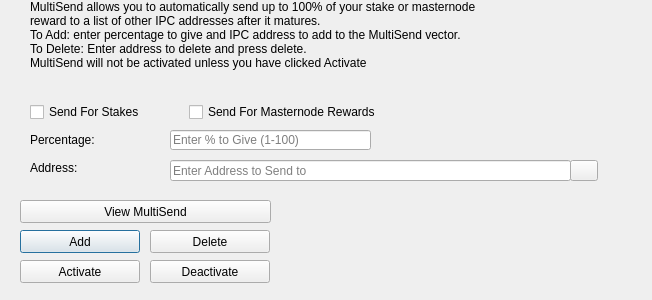
<?xml version="1.0" encoding="UTF-8"?>
<ui version="4.0">
 <class>MultiSendDialog</class>
 <widget class="QDialog" name="MultiSendDialog">
  <property name="windowModality">
   <enum>Qt::NonModal</enum>
  </property>
  <property name="geometry">
   <rect>
    <x>0</x>
    <y>0</y>
    <width>652</width>
    <height>300</height>
   </rect>
  </property>
  <property name="windowTitle">
   <string>MultiSend</string>
  </property>
  <widget class="QLineEdit" name="multiSendPercentEdit">
   <property name="geometry">
    <rect>
     <x>170</x>
     <y>130</y>
     <width>201</width>
     <height>20</height>
    </rect>
   </property>
   <property name="toolTip">
    <string>Enter whole numbers 1 - 100</string>
   </property>
   <property name="placeholderText">
    <string>Enter % to Give (1-100)</string>
   </property>
  </widget>
  <widget class="QLineEdit" name="multiSendAddressEdit">
   <property name="geometry">
    <rect>
     <x>170</x>
     <y>160</y>
     <width>401</width>
     <height>21</height>
    </rect>
   </property>
   <property name="toolTip">
    <string/>
   </property>
   <property name="placeholderText">
    <string>Enter Address to Send to</string>
   </property>
  </widget>
  <widget class="QLabel" name="label_2">
   <property name="geometry">
    <rect>
     <x>30</x>
     <y>0</y>
     <width>451</width>
     <height>121</height>
    </rect>
   </property>
   <property name="lineWidth">
    <number>1</number>
   </property>
   <property name="text">
    <string>MultiSend allows you to automatically send up to 100% of your stake or masternode reward to a list of other IPC addresses after it matures.
To Add: enter percentage to give and IPC address to add to the MultiSend vector.
To Delete: Enter address to delete and press delete.
MultiSend will not be activated unless you have clicked Activate</string>
   </property>
   <property name="alignment">
    <set>Qt::AlignLeading|Qt::AlignLeft|Qt::AlignTop</set>
   </property>
   <property name="wordWrap">
    <bool>true</bool>
   </property>
  </widget>
  <widget class="QLabel" name="message">
   <property name="geometry">
    <rect>
     <x>290</x>
     <y>200</y>
     <width>351</width>
     <height>91</height>
    </rect>
   </property>
   <property name="text">
    <string/>
   </property>
  </widget>
  <widget class="QPushButton" name="addButton">
   <property name="geometry">
    <rect>
     <x>20</x>
     <y>230</y>
     <width>120</width>
     <height>23</height>
    </rect>
   </property>
   <property name="toolTip">
    <string/>
   </property>
   <property name="statusTip">
    <string>Add to MultiSend Vector</string>
   </property>
   <property name="text">
    <string>Add</string>
   </property>
  </widget>
  <widget class="QPushButton" name="disableButton">
   <property name="geometry">
    <rect>
     <x>150</x>
     <y>260</y>
     <width>120</width>
     <height>23</height>
    </rect>
   </property>
   <property name="statusTip">
    <string>Deactivate MultiSend</string>
   </property>
   <property name="text">
    <string>Deactivate</string>
   </property>
  </widget>
  <widget class="QPushButton" name="addressBookButton">
   <property name="geometry">
    <rect>
     <x>570</x>
     <y>160</y>
     <width>28</width>
     <height>21</height>
    </rect>
   </property>
   <property name="toolTip">
    <string>Choose an address from the address book</string>
   </property>
   <property name="text">
    <string/>
   </property>
   <property name="icon">
    <iconset resource="../ipcash.qrc">
     <normaloff>:/icons/address-book</normaloff>:/icons/address-book</iconset>
   </property>
   <property name="shortcut">
    <string>Alt+A</string>
   </property>
   <property name="autoDefault">
    <bool>false</bool>
   </property>
  </widget>
  <widget class="QLabel" name="label">
   <property name="geometry">
    <rect>
     <x>30</x>
     <y>130</y>
     <width>121</width>
     <height>20</height>
    </rect>
   </property>
   <property name="toolTip">
    <string>Percentage of stake to send</string>
   </property>
   <property name="text">
    <string>Percentage:</string>
   </property>
  </widget>
  <widget class="QLabel" name="label_5">
   <property name="geometry">
    <rect>
     <x>30</x>
     <y>160</y>
     <width>111</width>
     <height>16</height>
    </rect>
   </property>
   <property name="toolTip">
    <string>Address to send portion of stake to</string>
   </property>
   <property name="text">
    <string>Address:</string>
   </property>
  </widget>
  <widget class="QPushButton" name="deleteButton">
   <property name="geometry">
    <rect>
     <x>150</x>
     <y>230</y>
     <width>120</width>
     <height>23</height>
    </rect>
   </property>
   <property name="toolTip">
    <string/>
   </property>
   <property name="statusTip">
    <string>Delete Address From MultiSend Vector</string>
   </property>
   <property name="text">
    <string>Delete</string>
   </property>
  </widget>
  <widget class="QPushButton" name="activateButton">
   <property name="geometry">
    <rect>
     <x>20</x>
     <y>260</y>
     <width>120</width>
     <height>23</height>
    </rect>
   </property>
   <property name="statusTip">
    <string>Activate MultiSend</string>
   </property>
   <property name="text">
    <string>Activate</string>
   </property>
  </widget>
  <widget class="QPushButton" name="viewButton">
   <property name="geometry">
    <rect>
     <x>20</x>
     <y>200</y>
     <width>251</width>
     <height>23</height>
    </rect>
   </property>
   <property name="toolTip">
    <string/>
   </property>
   <property name="statusTip">
    <string>View MultiSend Vector</string>
   </property>
   <property name="text">
    <string>View MultiSend</string>
   </property>
  </widget>
  <widget class="QWidget" name="horizontalLayoutWidget">
   <property name="geometry">
    <rect>
     <x>30</x>
     <y>100</y>
     <width>351</width>
     <height>24</height>
    </rect>
   </property>
   <layout class="QHBoxLayout" name="horizontalLayout">
    <item>
     <widget class="QCheckBox" name="multiSendStakeCheckBox">
      <property name="text">
       <string>Send For Stakes</string>
      </property>
     </widget>
    </item>
    <item>
     <widget class="QCheckBox" name="multiSendMasternodeCheckBox">
      <property name="text">
       <string>Send For Masternode Rewards</string>
      </property>
     </widget>
    </item>
   </layout>
  </widget>
 </widget>
 <resources>
  <include location="../ipcash.qrc"/>
 </resources>
 <connections/>
</ui>
